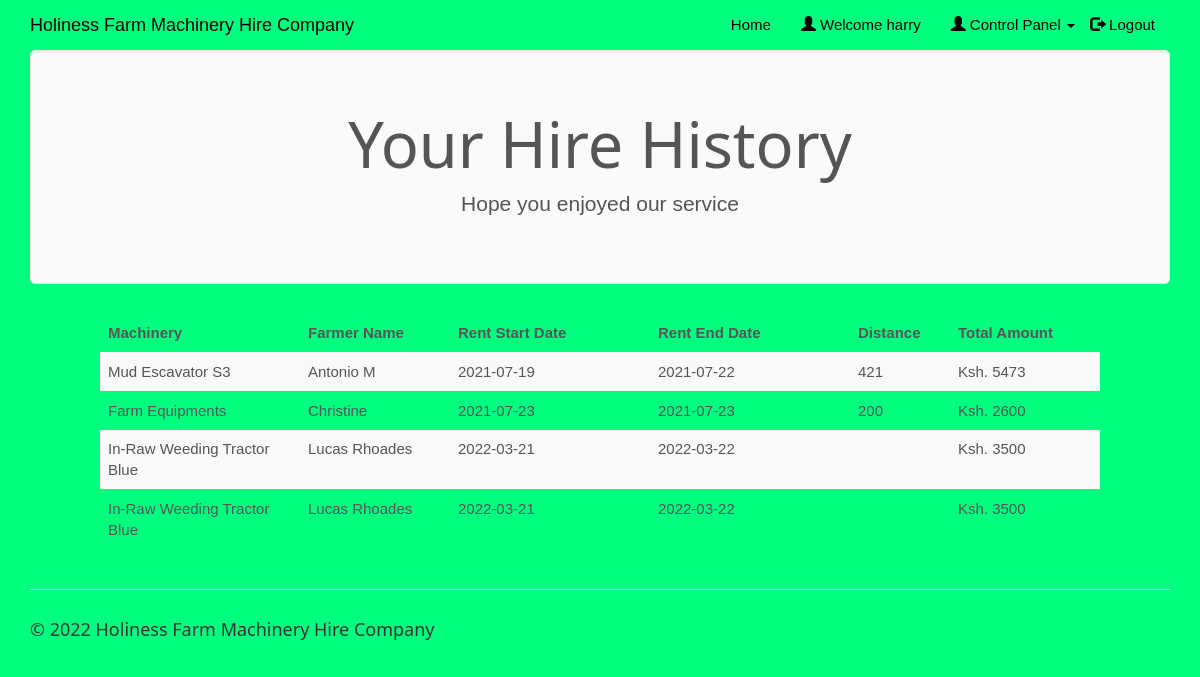
The app's page /clientview.php (signed in) with its own data.
### tables this page shows
CREATE TABLE `hiredmachinery` (
  `id` int(100) NOT NULL,
  `customer_username` varchar(50) NOT NULL,
  `car_id` int(20) NOT NULL,
  `driver_id` int(20) NOT NULL,
  `booking_date` date NOT NULL,
  `rent_start_date` date NOT NULL,
  `rent_end_date` date NOT NULL,
  `car_return_date` date DEFAULT NULL,
  `fare` double NOT NULL,
  `charge_type` varchar(25) NOT NULL DEFAULT 'days',
  `distance` double DEFAULT NULL,
  `no_of_days` int(50) DEFAULT NULL,
  `total_amount` double DEFAULT NULL,
  `return_status` varchar(10) NOT NULL
);

CREATE TABLE `machinery` (
  `car_id` int(20) NOT NULL,
  `car_name` varchar(50) NOT NULL,
  `car_nameplate` varchar(50) NOT NULL,
  `car_img` varchar(50) DEFAULT 'NA',
  `ac_price` float NOT NULL,
  `non_ac_price` float NOT NULL,
  `ac_price_per_day` float NOT NULL,
  `non_ac_price_per_day` float NOT NULL,
  `car_availability` varchar(10) NOT NULL
);

CREATE TABLE `farmers` (
  `customer_username` varchar(50) NOT NULL,
  `customer_name` varchar(50) NOT NULL,
  `customer_phone` varchar(15) NOT NULL,
  `customer_email` varchar(25) NOT NULL,
  `customer_address` varchar(50) NOT NULL,
  `customer_password` varchar(20) NOT NULL
);

### clientview.php (the view, shortened to what this page needs)
<!DOCTYPE html>
<html>
<?php
$conn = Connect();
?>
<head>
<link rel="stylesheet" href="assets/bootstrap/css/bootstrap.min.css">
<link rel="stylesheet" href="assets/fonts/font-awesome.min.css">
<link rel="stylesheet" href="assets/w3css/w3.css">
<link rel="stylesheet" type="text/css" href="assets/css/customerlogin.css">
<link rel="stylesheet" type="text/css" media="screen" href="assets/css/clientpage.css" />
</head>
<body id="page-top" data-spy="scroll" data-target=".navbar-fixed-top" body style="background-color:springgreen;">
    <nav class="navbar navbar-custom navbar-fixed-top" role="navigation" style="color: black;">
        <div class="container">
            <div class="navbar-header">
                <a class="navbar-brand page-scroll" href="index.php">
                   Holiness Farm Machinery Hire Company</a>
            </div>
            <?php
                if(isset($_SESSION['login_client'])){
            ?>
            <div class="collapse navbar-collapse navbar-right navbar-main-collapse">
                <ul class="nav navbar-nav">
                    <li>
                        <a href="index.php">Home</a>
                    </li>
                    <li>
                        <a href="#"><span class="glyphicon glyphicon-user"></span> Welcome <?php echo $_SESSION['login_client']; ?></a>
                    </li>
                    <li>
                    <ul class="nav navbar-nav navbar-right">
            <li><a href="#" class="dropdown-toggle active" data-toggle="dropdown" role="button" aria-haspopup="true" aria-expanded="false"><span class="glyphicon glyphicon-user"></span> Control Panel <span class="caret"></span> </a>
            </li>
          </ul>
                    </li>
                    <li>
                        <a href="logout.php"><span class="glyphicon glyphicon-log-out"></span> Logout</a>
                    </li>
                </ul>
            </div>
            <?php
                }
                ?>
        </div>
    </nav>
<?php $login_client = $_SESSION['login_client'];
    $sql1 = "SELECT * FROM hiredmachinery rc, staffmachinery cc, farmers c, machinery WHERE cc.client_username = '$login_client' AND cc.car_id = rc.car_id AND rc.return_status = 'R' AND c.customer_username = rc.customer_username AND cc.car_id = machinery.car_id";
    $result1 = $conn->query($sql1);
    if (mysqli_num_rows($result1) > 0) {
?>
<div class="container">
      <div class="jumbotron">
        <h1 class="text-center">Your Hire History</h1>
        <p class="text-center"> Hope you enjoyed our service </p>
      </div>
    </div>
    <div class="table-responsive" style="padding-left: 100px; padding-right: 100px;" >
<table class="table table-striped">
  <thead class="thead-dark">
<tr>
<th width="20%">Machinery</th>
<th width="15%">Farmer Name</th>
<th width="20%">Rent Start Date</th>
<th width="20%">Rent End Date</th>
<th width="10%">Distance</th>
<th width="15%">Total Amount</th>
</tr>
</thead>
<?php
        while($row = mysqli_fetch_assoc($result1)) {
?>
<tr>
<td><?php echo $row["car_name"]; ?></td>
<td><?php echo $row["customer_name"]; ?></td>
<td><?php echo $row["rent_start_date"] ?></td>
<td><?php echo $row["rent_end_date"]; ?></td>
<td><?php echo $row["distance"]; ?></td>
<td>Ksh. <?php echo $row["total_amount"]; ?></td>
</tr>
<?php        } ?>
                </table>
                </div>
            <?php
        } ?>
</body>
<footer class="site-footer">
        <div class="container">
            <hr>
            <div class="row">
                <div class="col-sm-6">
                    <h5>© <?php echo date("Y"); ?> Holiness Farm Machinery Hire Company</h5>
                </div>
            </div>
        </div>
    </footer>
</html>

### assets/w3css/w3.css (style rules this page uses)
*,*:before,*:after { box-sizing:inherit }
html { -ms-text-size-adjust:100%;-webkit-text-size-adjust:100% }
body { margin:0 }
article,aside,details,figcaption,figure,footer,header,main,menu,nav,section,summary { display:block }
a { background-color:transparent;-webkit-text-decoration-skip:objects }
hr { box-sizing:content-box;height:0;overflow:visible }
html,body { font-family:Verdana,sans-serif;font-size:15px;line-height:1.5 }
html { overflow-x:hidden }
h1 { font-size:36px }
h5 { font-size:18px }
h1,h2,h3,h4,h5,h6 { font-family:"Segoe UI",Arial,sans-serif;font-weight:400;margin:10px 0 }
hr { border:0;border-top:1px solid #eee;margin:20px 0 }
a { color:inherit }

### assets/css/customerlogin.css (style rules this page uses)
body, html { height: 100%; }
body { padding-top: 50px; background-size: 100%; }
footer { display: block; }

### records on screen
hiredmachinery: car.car_name "Mud Escavator S3", customer_username.customer_name "Antonio M", rent_start_date "2021-07-19", rent_end_date "2021-07-22", distance "421", total_amount "5473"
hiredmachinery: car.car_name "Farm Equipments", customer_username.customer_name "Christine", rent_start_date "2021-07-23", rent_end_date "2021-07-23", distance "200", total_amount "2600"
hiredmachinery: car.car_name "In-Raw Weeding Tractor Blue", customer_username.customer_name "Lucas Rhoades", rent_start_date "2022-03-21", rent_end_date "2022-03-22", total_amount "3500"
hiredmachinery: car.car_name "In-Raw Weeding Tractor Blue", customer_username.customer_name "Lucas Rhoades", rent_start_date "2022-03-21", rent_end_date "2022-03-22", total_amount "3500"

### other values on screen
$_SESSION['login_client'] "harry"
